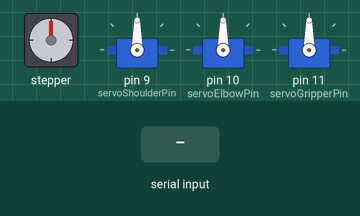
This sketch was run on a simulated Arduino Uno, built with avr-gcc and run on an emulated ATmega328P. On the bench: stepper motor, 3 × servo. Wiring (inferred from the names in the program): stepper motor driver (200 steps per turn assumed): step pin 5; direction pin 3. Inputs (shaded band) come from the test bench.

Above: at 1.2 s.
1.3 s: "s,45\n" received over Serial
At 1.9 s:
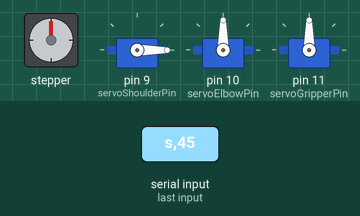
2.8 s: "," received over Serial
At 4.0 s:
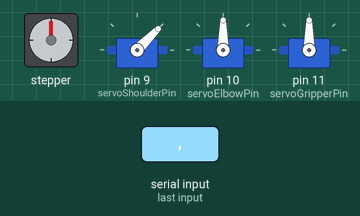
4.3 s: "30,150\n" received over Serial
At 5.2 s:
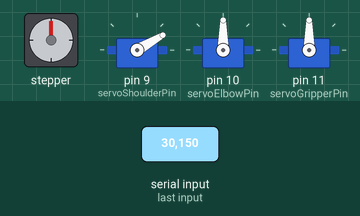
5.8 s: "90,45\n" received over Serial
At 6.7 s:
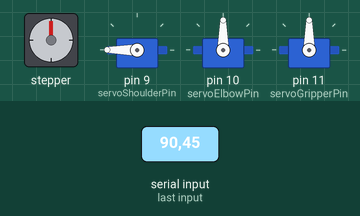
7.3 s: "e,45\n" received over Serial
At 7.7 s:
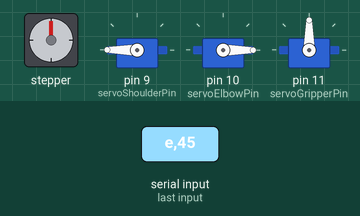
8.8 s: "g,45\n" received over Serial
At 10.0 s:
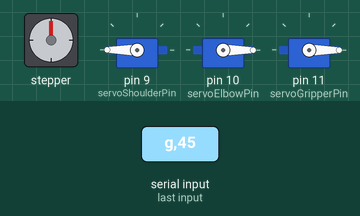
Timing chart, 0 to 11.3 s (numbered marks = the images above; inputs shaded):
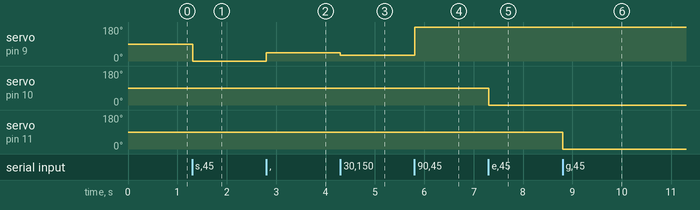

Measured:
- after the input at 1.3 s, servo on pin 9 (servoShoulderPin): 90° → 0° at once
- after the input at 2.8 s, servo on pin 9 (servoShoulderPin): 0° → 45° at once
- after the input at 4.3 s, servo on pin 9 (servoShoulderPin): 45° → 30° at once
- after the input at 5.8 s, servo on pin 9 (servoShoulderPin): 30° → 180° at once
- after the input at 7.3 s, servo on pin 10 (servoElbowPin): 90° → 0° at once
- after the input at 8.8 s, servo on pin 11 (servoGripperPin): 90° → 0° at once

The sketch:

robot_control.ino
```cpp
#include <Arduino.h>
#include <Servo.h>

#define dirPin 3
#define stepPin 5
#define servoShoulderPin 9   // was servoBasePin
#define servoElbowPin    10  // was servoArmPin
#define servoGripperPin  11  // was servoClawPin

#define SERVO_SHOULDER_START 90
#define SERVO_ELBOW_START    90
#define SERVO_GRIPPER_START  90

Servo servoShoulder;
Servo servoElbow;
Servo servoGripper;

int8_t idx = -1;                 // 0=stepper, 1=shoulder, 2=elbow, 3=gripper
uint8_t value_idx = 0;
char value[6] = "";             // optional sign + up to 4 digits + null terminator

void resetValueBuf() {
  value[0] = '\0';
  value_idx = 0;
}

void setup() {
  pinMode(stepPin, OUTPUT);
  pinMode(dirPin, OUTPUT);

  servoShoulder.attach(servoShoulderPin);
  servoElbow.attach(servoElbowPin);
  servoGripper.attach(servoGripperPin);

  servoShoulder.write(SERVO_SHOULDER_START);
  servoElbow.write(SERVO_ELBOW_START);
  servoGripper.write(SERVO_GRIPPER_START);

  Serial.begin(115200);
  Serial.setTimeout(1);

  resetValueBuf();
}

void moveStepper(int steps) {
  // handle direction; HIGH/LOW can be swapped to match your driver
  if (steps >= 0) {
    digitalWrite(dirPin, HIGH);
  } else {
    digitalWrite(dirPin, LOW);
    steps = -steps;
  }

  for (int i = 0; i < steps; i++) {
    digitalWrite(stepPin, HIGH);
    delayMicroseconds(6000);
    digitalWrite(stepPin, LOW);
    delayMicroseconds(6000);
  }
}

void moveServo(int goal, Servo &motor) {
  int current = motor.read();

  if (goal > 180) goal = 180;
  if (goal < 0)   goal = 0;

  if (goal >= current) {
    for (int pos = current; pos <= goal; pos++) {
      motor.write(pos);
      // delay(10);
    }
  } else {
    for (int pos = current; pos >= goal; pos--) {
      motor.write(pos);
      // delay(10);
    }
  }
}

void loop() {
  if (!Serial.available()) return;

  char chr = Serial.read();

  // Select target: 'b' stepper base, 's' shoulder, 'e' elbow, 'g' gripper
  if (chr == 'b') { idx = 0; resetValueBuf(); }
  else if (chr == 's') { idx = 1; resetValueBuf(); }
  else if (chr == 'e') { idx = 2; resetValueBuf(); }
  else if (chr == 'g') { idx = 3; resetValueBuf(); }
  else if (chr == ',') {
    if (idx >= 0) {
      int val = atoi(value);
      if      (idx == 0) moveStepper(val);            // steps (can be signed)
      else if (idx == 1) moveServo(abs(val), servoShoulder);
      else if (idx == 2) moveServo(abs(val), servoElbow);
      else if (idx == 3) moveServo(abs(val), servoGripper);
    }
    resetValueBuf();
  }
  else if (chr == '-' && value_idx == 0) {
    value[value_idx++] = chr;
    value[value_idx] = '\0';
  }
  else if (isDigit(chr) && value_idx < 5) {
    value[value_idx++] = chr;
    value[value_idx] = '\0';
  }
  // ignore any other characters
}
```
